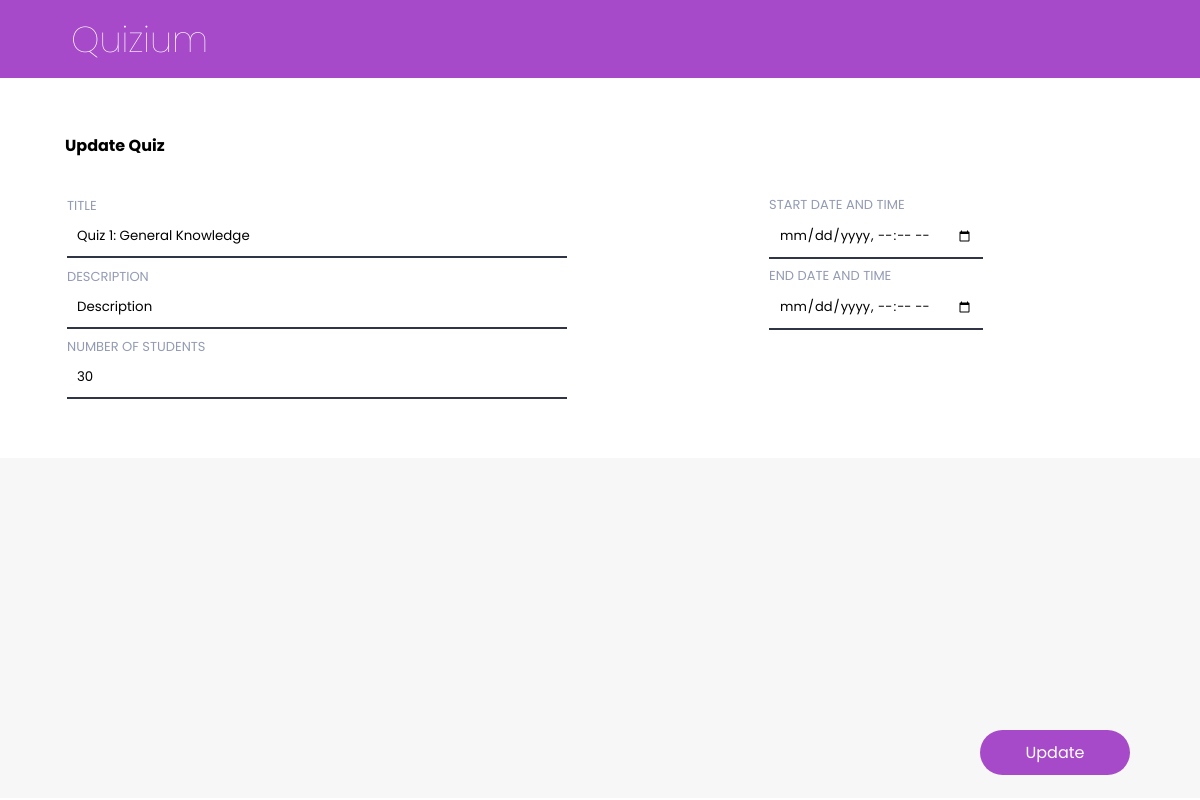
Page /instructor/edit.php?id=142 (signed in) on the committed database.
### tables this page shows
CREATE TABLE `quiz` (
  `quizID` int(11) NOT NULL,
  `InstructorID` int(11) NOT NULL,
  `quizName` varchar(255) NOT NULL,
  `dateOpen` datetime NOT NULL,
  `dateClose` datetime NOT NULL,
  `quizDescription` varchar(255) NOT NULL,
  `quizCode` varchar(255) NOT NULL,
  `classAverage` float NOT NULL,
  `numStudents` int(4) NOT NULL
);

### database/mutation/Quiz/ViewQuizByID.php (called while the page is built)
<?php
$id = $_GET['id'];
$query = "SELECT * FROM quiz
          WHERE quizid = $id";
$result = $conn->query($query);
?>

### instructor/edit.php (the view, shortened to what this page needs)
<?php
include ("../config/db_connect.php");
include ("../database/mutation/quiz/viewquizbyid.php");
?>
<html>
<head>
    <link rel="stylesheet" href="https://cdn.jsdelivr.net/gh/lykmapipo/themify-icons@0.1.2/css/themify-icons.css">
    <link rel="stylesheet" href="https://use.fontawesome.com/releases/v5.15.1/css/all.css">
    <link rel="stylesheet" href="../css/style.css">
    <link rel="stylesheet" href="../css/create.css">
</head>
<body>
    <header>
        <div class="website-name">
            <h3>
                <a href="index.php"><span>Quizium</span></a>
            </h3>
        </div>
    </header>
   <div class="main">
        <form method="POST" action="../database/mutation/quiz/updateQuiz.php">
        <div class="quiz-details">
                <p class="header">Update Quiz</p>
                <table>
                 <?php
                    if($result-> num_rows >0) {
                    while ($row = $result-> fetch_assoc()) {
                 ?>
                    <tr>
                        <td>
                          <p class="title">TITLE</p>
                          <input type="text" name="quizName" value="<?php echo $row["quizName"]?>">
                        </td>
                        <td class="right">
                            <p class="title">START DATE AND TIME</p>
                            <input type="datetime-local" name="openDate" value="<?php echo (strtotime($row["dateClose"]))?>" required>
                        </td>
                    </tr>
                    <tr>
                        <td>
                           <p class="title">DESCRIPTION</p>
                           <input type="text" name="description" value="<?php echo $row["quizDescription"]?>">
                        </td>
                        <td class="right">
                            <p class="title">END DATE AND TIME</p>
                             <input type="datetime-local" name="closeDate" value="<?php echo (strtotime($row["dateClose"]))?>" required>
                        </td>
                    </tr>
                    <tr>
                        <td>
                           <p class="title">NUMBER OF STUDENTS</p>
                           <input type="number" name="numStudents" value="<?php echo $row["numStudents"]?>">
                        </td>
                    </tr>
                    <?php }
                   } ?>
                </table>
        </div>
            <button  type="submit" class="button btn1" name="submit"><span>Update</span></button>
        </form>
    </div>
</body>
</html>

### css/style.css (style rules this page uses)
:root { --main-color: #A64AC9; --text-grey: #414141; --background: #FAFAFA; }
* { font-family: 'Poppins', sans-serif; margin: 0; padding: 0; text-decoration: none; list-style-type: none; box-sizing: border-box; }
header { position: fixed; top: 0; left: 0; z-index: 100; width: 100%; background: var(--main-color); height: 78px; padding: 0rem 1rem; display: flex; align-items: center; justify-content: space-between; border-bottom: 1px solid #ccc; z-index: 2; border: none; }
h3 { font-size: 36px; font-weight: lighter; font-style: normal; font-family: 'Poppins', sans-serif; color: #FFF; }
.website-name { padding-left: 55px; }
.website-name a { text-decoration: none; color: #FFF; }
.button { border: none; text-align: center; text-decoration: none; cursor: pointer; font-family: 'Poppins', sans-serif; outline: none; }
.button span { cursor: pointer; display: inline-block; position: relative; transition: 0.5s; }
.button span:after { content: '\00bb'; position: absolute; opacity: 0; top: 0; right: -20px; transition: 0.5s; }
.btn1 { background-color: #A64AC9; width: 150px; position: fixed; bottom: 25px; right: 70px; padding-left: 100px; padding-right: 100px; font-size: 16px; font-weight: 5px; border-radius: 37px; color: #FFF; padding: 10px; }

### css/create.css (style rules this page uses)
.main { margin-top: 78px; background: #f7f7f7; min-height: 90vh; padding-bottom: 130px; }
.quiz-details { padding-left: 65px; padding-top: 55px; background-color: #FFF; height: 380px; width: 100%; }
.quiz-details .header { font-weight: bold; font-size: 16px; margin-bottom: 30px; }
.quiz-details .title { padding-top: 5px; color: #939BB4; font-weight: regular; font-size: 13px; }
input[type=text], [type=number] { width: 500px; border: none; padding: 10px; border-bottom: 2px solid #303545; outline: none; }
::placeholder { color: #bbbec7; font-size: 13px; }
.button span { cursor: pointer; display: inline-block; position: relative; transition: 0.5s; }
.button span:after { content: '\00bb'; position: absolute; opacity: 0; top: 0; right: -20px; transition: 0.5s; }
.right { padding-left: 200px; }
input[type=datetime-local] { border: none; padding: 10px; border-bottom: 2px solid #303545; outline: none; font-size: 13px; }

### rows in the picture
quiz: quizName "Quiz 1: General Knowledge", description "Description", numStudents "30"
